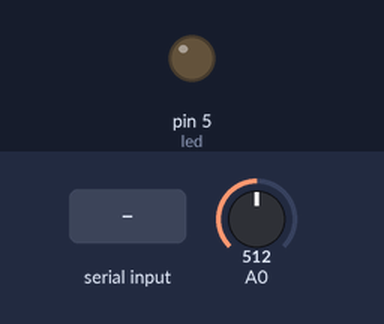
Simulated run of this sketch. Board: Arduino Uno, built with avr-gcc and run on an emulated ATmega328P. On the bench: output pins drawn as LEDs (lit = HIGH). The test bench sets the inputs (shaded band); at power-on: A0 = 512. What the sketch prints to the serial monitor is not drawn.

Above: at 1.2 s.
1.3 s: byte 1 (1) received over Serial
At 2.1 s:
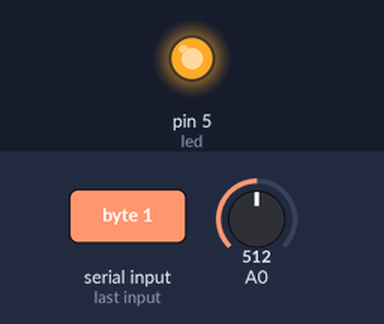
Timing chart, 0 to 4.3 s (numbered marks = the images above; inputs shaded):
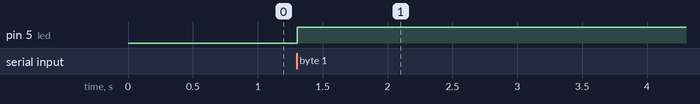

Measured:
- after the input at 1.3 s, pin 5 (led): LOW → HIGH at once

The sketch:

exercise3.ino
```cpp
//////////////////////
//// Gravity Wind ////
//////////////////////

int led = 5;             // the PWM pin the LED is attached to

void setup() {
  Serial.begin(9600);    // initiate the serial monitor
  pinMode(led, OUTPUT);
}

void loop() {
  int potValue = analogRead(A0);     // read values from A0 pin
  while (Serial.available() > 0) {
    // read the incoming byte:
    int inByte = Serial.read();
    switch (inByte) {
      case 0:                        // if statement from p5 sending 0
        digitalWrite(led, LOW);      // LED is off
        break;
      case 1:                        // if statement from p5 sending 1
        digitalWrite(led, HIGH);     // LED is on
        break;
    }
  }
  int mapped;                               // map values for potentiometer for wind emulation
  mapped = map(potValue, 0, 1023, 0, 2);    // potentiometer values between 0 and 2 (for left or right)
  Serial.println(mapped);                   // print the number on serial monitor
}
```
